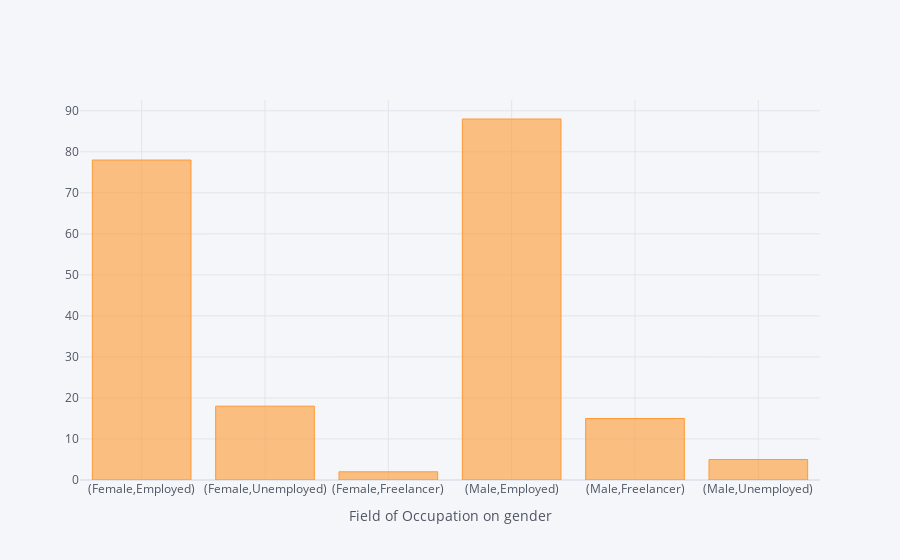

Notebook code for this chart:
### Code cell
#plot showing distribution of occupation based on gender
plot1=datas['Field of Occupation'].groupby(datas['Gender']).value_counts()
plot1.iplot(kind="bar",mode='markers',xTitle='Field of Occupation on gender')

### Figure 1 — Plotly figure (JSON) as saved in the notebook; plotly's stock layout.template omitted (floating-point values rounded to 4 significant figures)
{"data": [{"marker": {"color": "rgba(255, 153, 51, 0.6)", "line": {"color": "rgba(255, 153, 51, 1.0)", "width": 1}}, "name": "Field of Occupation", "orientation": "v", "text": "", "type": "bar", "x": ["(Female,Employed)", "(Female,Unemployed)", "(Female,Freelancer)", "(Male,Employed)", "(Male,Freelancer)", "(Male,Unemployed)"], "y": [78, 18, 2, 88, 15, 5]}], "layout": {"legend": {"bgcolor": "#F5F6F9", "font": {"color": "#4D5663"}}, "paper_bgcolor": "#F5F6F9", "plot_bgcolor": "#F5F6F9", "title": {"font": {"color": "#4D5663"}}, "xaxis": {"gridcolor": "#E1E5ED", "showgrid": true, "tickfont": {"color": "#4D5663"}, "title": {"font": {"color": "#4D5663"}, "text": "Field of Occupation on gender"}, "zerolinecolor": "#E1E5ED"}, "yaxis": {"gridcolor": "#E1E5ED", "showgrid": true, "tickfont": {"color": "#4D5663"}, "title": {"font": {"color": "#4D5663"}, "text": ""}, "zerolinecolor": "#E1E5ED"}}}
